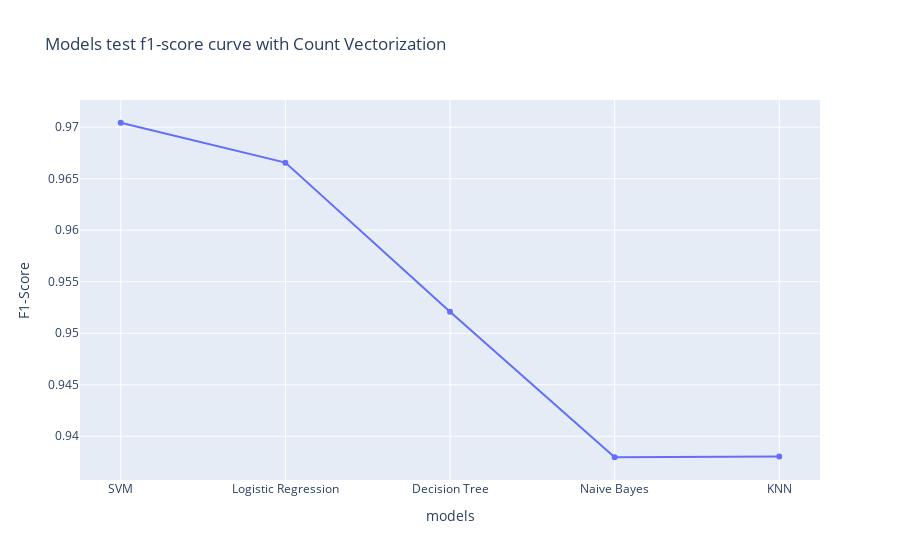

The cell this chart's notebook holds for it:
### Code cell
x_data_f1 = [svc_f1,lr_f1,dt_f1,nb_f1,knn_f1]
px.line(x=y_data,y=x_data_precision,title="Models test f1-score curve with Count Vectorization",labels={'x':'models','y':'F1-Score'},markers='o')

### Figure 1 — Plotly figure (JSON) as saved in the notebook; plotly's stock layout.template omitted (floating-point values rounded to 4 significant figures)
{"data": [{"hovertemplate": "models=%{x}<br>F1-Score=%{y}<extra></extra>", "legendgroup": "", "line": {"color": "#636efa", "dash": "solid"}, "marker": {"symbol": "circle"}, "mode": "lines+markers", "name": "", "orientation": "v", "showlegend": false, "type": "scatter", "x": ["SVM", "Logistic Regression", "Decision Tree", "Naive Bayes", "KNN"], "xaxis": "x", "y": [0.9704, 0.9666, 0.9521, 0.938, 0.938], "yaxis": "y"}], "layout": {"legend": {"tracegroupgap": 0}, "title": {"text": "Models test f1-score curve with Count Vectorization"}, "xaxis": {"anchor": "y", "domain": [0, 1], "title": {"text": "models"}}, "yaxis": {"anchor": "x", "domain": [0, 1], "title": {"text": "F1-Score"}}}}
